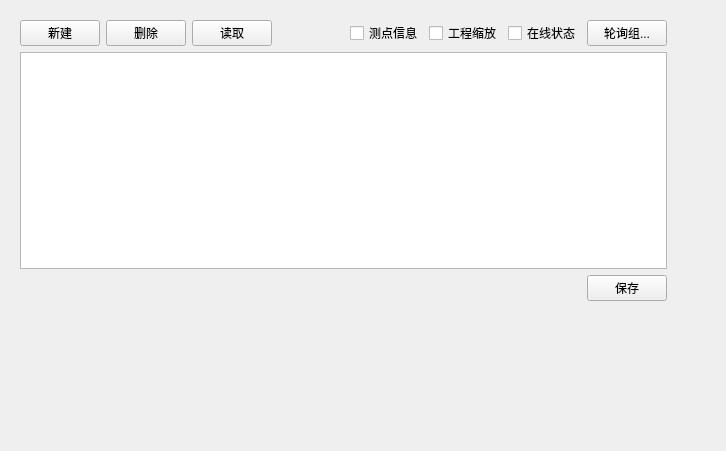
<?xml version="1.0" encoding="UTF-8"?>
<ui version="4.0">
 <class>TagMgrUI</class>
 <widget class="QWidget" name="TagMgrUI">
  <property name="geometry">
   <rect>
    <x>0</x>
    <y>0</y>
    <width>726</width>
    <height>451</height>
   </rect>
  </property>
  <property name="windowTitle">
   <string>Form</string>
  </property>
  <widget class="QWidget" name="gridLayoutWidget">
   <property name="geometry">
    <rect>
     <x>10</x>
     <y>10</y>
     <width>667</width>
     <height>301</height>
    </rect>
   </property>
   <layout class="QGridLayout" name="gridLayout">
    <property name="leftMargin">
     <number>10</number>
    </property>
    <property name="topMargin">
     <number>10</number>
    </property>
    <property name="rightMargin">
     <number>10</number>
    </property>
    <property name="bottomMargin">
     <number>10</number>
    </property>
    <item row="0" column="5">
     <widget class="QCheckBox" name="cbScale">
      <property name="text">
       <string>工程缩放</string>
      </property>
     </widget>
    </item>
    <item row="2" column="7">
     <widget class="QPushButton" name="pbSave">
      <property name="sizePolicy">
       <sizepolicy hsizetype="Fixed" vsizetype="Fixed">
        <horstretch>0</horstretch>
        <verstretch>0</verstretch>
       </sizepolicy>
      </property>
      <property name="text">
       <string>保存</string>
      </property>
     </widget>
    </item>
    <item row="1" column="0" colspan="8">
     <widget class="QTableView" name="tvTags">
      <property name="sortingEnabled">
       <bool>true</bool>
      </property>
      <attribute name="horizontalHeaderStretchLastSection">
       <bool>true</bool>
      </attribute>
     </widget>
    </item>
    <item row="0" column="7">
     <widget class="QPushButton" name="pushButton">
      <property name="text">
       <string>轮询组...</string>
      </property>
     </widget>
    </item>
    <item row="0" column="6">
     <widget class="QCheckBox" name="cbOnlineState">
      <property name="text">
       <string>在线状态</string>
      </property>
     </widget>
    </item>
    <item row="0" column="0">
     <widget class="QPushButton" name="pbAdd">
      <property name="text">
       <string>新建</string>
      </property>
     </widget>
    </item>
    <item row="2" column="0" colspan="7">
     <spacer name="horizontalSpacer_2">
      <property name="orientation">
       <enum>Qt::Horizontal</enum>
      </property>
      <property name="sizeHint" stdset="0">
       <size>
        <width>40</width>
        <height>20</height>
       </size>
      </property>
     </spacer>
    </item>
    <item row="0" column="4">
     <widget class="QCheckBox" name="cbInfo">
      <property name="text">
       <string>测点信息</string>
      </property>
     </widget>
    </item>
    <item row="0" column="1">
     <widget class="QPushButton" name="pbDelete">
      <property name="text">
       <string>删除</string>
      </property>
     </widget>
    </item>
    <item row="0" column="3">
     <spacer name="horizontalSpacer">
      <property name="orientation">
       <enum>Qt::Horizontal</enum>
      </property>
      <property name="sizeHint" stdset="0">
       <size>
        <width>40</width>
        <height>20</height>
       </size>
      </property>
     </spacer>
    </item>
    <item row="0" column="2">
     <widget class="QPushButton" name="pbLoad">
      <property name="text">
       <string>读取</string>
      </property>
     </widget>
    </item>
   </layout>
  </widget>
 </widget>
 <resources/>
 <connections/>
</ui>
